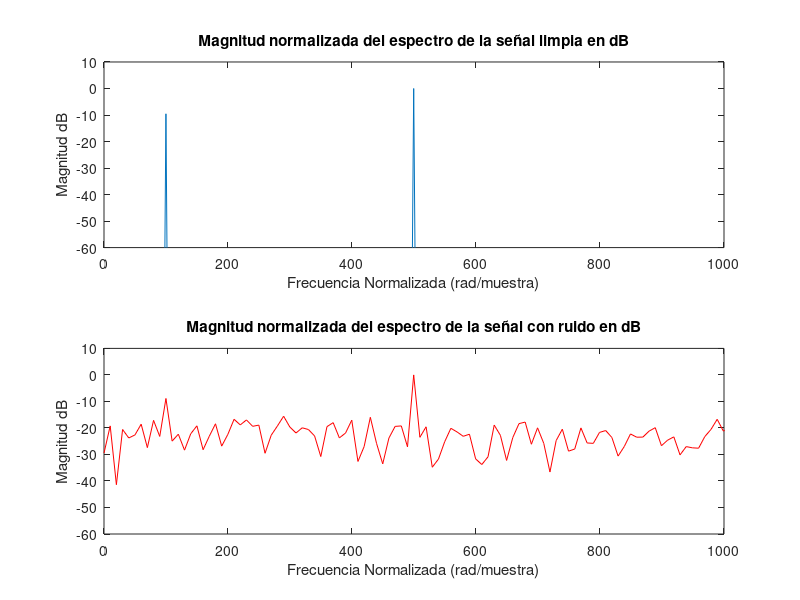

Here is the MATLAB script that generated this plot: (Note: this script raises an error after producing the figure.)
%% II.1)
fs=5000;
t = 0:1/fs:0.1-1/fs;
%%
x = 0.5*cos(2*pi*100*t) + 1.5*cos(2*pi*500*t);
%varianza -> sigma ^2
r = sqrt(2)*randn(1,length(x));
y = x+r;

subplot(2,1,1)
plot(t,x)
ylabel("amplitud")
xlabel("tiempo (s)")
title("Señal sin ruido")
subplot(2,1,2)
plot(t,y,'r')
ylabel("amplitud")
xlabel("tiempo (s)")
title("Señal con ruido")

%%

f = 0:fs/500:fs-fs/500;

%%
X = fft(x);
Y = fft(y);

%figure()
subplot(2,1,1)
plot(f,(abs(X)))
ylabel("Magnitud")
xlabel("Frecuencia Normalizada (rad/muestra)")
title("Magnitud del espectro de la señal limpia")
axis([0 1001 -30 inf])
subplot(2,1,2)
plot(f,(abs(Y)),'r')
ylabel("Magnitud")
xlabel("Frecuencia Normalizada (rad/muestra)")
title("Magnitud del espectro de la señal con ruido")
axis([0 1001 -10 inf])

%% 20log10 amplitud en decibeles 
xmax = max(20*log10(abs(X)));
ymax = max(20*log10(abs(Y)));

%figure()
subplot(2,1,1)
plot(f,20*log10(abs(X))-xmax)
axis([0 1001 -60 10])
ylabel("Magnitud dB")
xlabel("Frecuencia Normalizada (rad/muestra)")
title("Magnitud normalizada del espectro de la señal limpia en dB")
axis([0 1001 -60 10])
subplot(2,1,2)
plot(f,20*log10(abs(Y))-ymax,'r')
ylabel("Magnitud dB")
xlabel("Frecuencia Normalizada (rad/muestra)")
title("Magnitud normalizada del espectro de la señal con ruido en dB")
axis([0 1001 -60 10])

%% para un periodo de tiempo de un segundo, debe ajustarse: 
t = 0:1/fs:1-1/fs; f = 0:fs/5000:fs-fs/5000;


%% II.2)
load('fft_analysis.mat')

%%
N = 2^13;%length(modulation1);
M = 2^12;

% w = rectwin(N)';
 w = bartlett(N)';
% w = blackman(N)';
% w = hamming(N)';
% w = hann(N)';
% w = flattopwin(N)';

x1 = modulation1(1:N)'.*w;
x2 = modulation2(1:N)'.*w;

X1 = fft(x1,M);
X2 = fft(x2,M);
f = -Fs/2 : Fs/M : Fs/2 -Fs/M;

subplot(2,1,1)
plot(f, mag2db(abs(fftshift(X1))))
axis([-Fs/2 Fs/2 -20 60])
subplot(2,1,2)
plot(f, mag2db(abs(fftshift(X2))))
axis([-Fs/2 Fs/2 -20 60])


%%
N = length(distorted);M=3000;
dd = distorted;

DD = abs(fftshift(fft(dd,M)));
f = -Fs/2 : Fs/M : Fs/2 -Fs/M;

plot(f,(DD));
